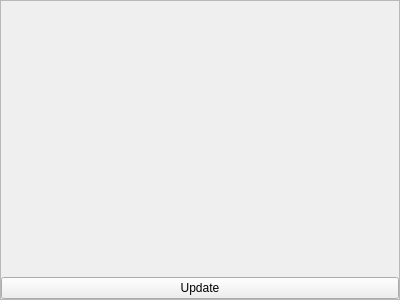
<?xml version="1.0" encoding="UTF-8"?>
<ui version="4.0">
 <class>SpectrumViewer</class>
 <widget class="QFrame" name="SpectrumViewer">
  <property name="geometry">
   <rect>
    <x>0</x>
    <y>0</y>
    <width>400</width>
    <height>300</height>
   </rect>
  </property>
  <property name="minimumSize">
   <size>
    <width>100</width>
    <height>100</height>
   </size>
  </property>
  <property name="windowTitle">
   <string>Frame</string>
  </property>
  <property name="frameShape">
   <enum>QFrame::StyledPanel</enum>
  </property>
  <property name="frameShadow">
   <enum>QFrame::Raised</enum>
  </property>
  <layout class="QGridLayout" name="gridLayout_2">
   <property name="margin">
    <number>0</number>
   </property>
   <item row="0" column="0">
    <layout class="QGridLayout" name="gridLayout">
     <item row="1" column="0">
      <widget class="QPushButton" name="updateButton">
       <property name="text">
        <string>Update</string>
       </property>
      </widget>
     </item>
     <item row="0" column="0">
      <widget class="QWidget" name="widget" native="true">
       <layout class="QGridLayout" name="gridLayout_4">
        <property name="margin">
         <number>0</number>
        </property>
        <item row="0" column="0">
         <layout class="QGridLayout" name="gridLayout_3"/>
        </item>
       </layout>
      </widget>
     </item>
    </layout>
   </item>
  </layout>
 </widget>
 <resources/>
 <connections/>
</ui>
